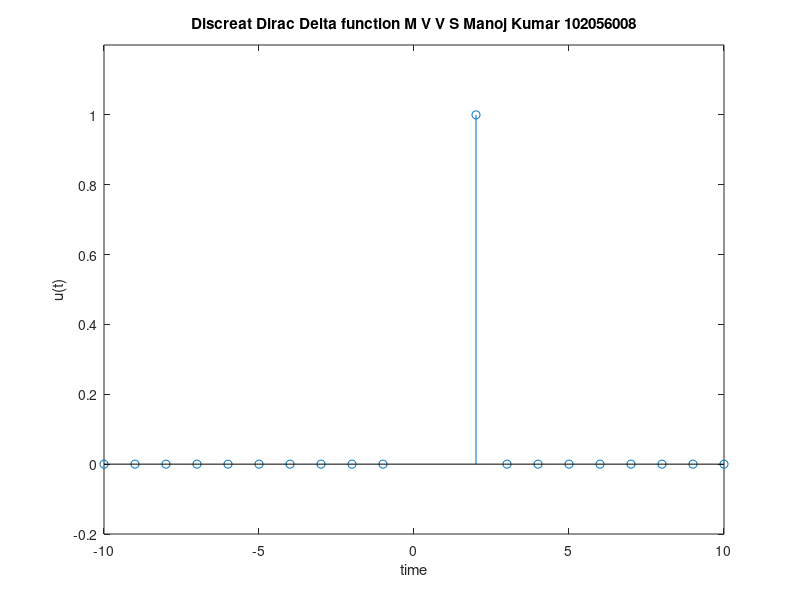

Here is the MATLAB script that generated this plot:
%% signals and systems lab 

clc;
clear;
close all;
t1= -10:1:-1;
t2= 2:1:2;
t3= 3:1:10;
u1= zeros(size(t1));
u2= ones(size(t2));
u3= zeros(size(t3));
t= [t1 t2 t3];
u= [u1 u2 u3];
stem(t,u);
ylim([-0.2,1.2]);
xlabel('time')
ylabel('u(t)')
title("Discreat Dirac Delta function M V V S Manoj Kumar 102056008")